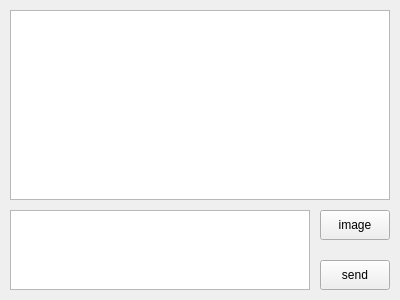
<?xml version="1.0" encoding="UTF-8"?>
<ui version="4.0">
 <class>Widget</class>
 <widget class="QWidget" name="Widget">
  <property name="geometry">
   <rect>
    <x>0</x>
    <y>0</y>
    <width>400</width>
    <height>300</height>
   </rect>
  </property>
  <property name="windowTitle">
   <string>Server</string>
  </property>
  <widget class="QTextEdit" name="textMsg">
   <property name="geometry">
    <rect>
     <x>10</x>
     <y>10</y>
     <width>380</width>
     <height>190</height>
    </rect>
   </property>
  </widget>
  <widget class="QTextEdit" name="textInput">
   <property name="geometry">
    <rect>
     <x>10</x>
     <y>210</y>
     <width>300</width>
     <height>80</height>
    </rect>
   </property>
  </widget>
  <widget class="QPushButton" name="btnImage">
   <property name="geometry">
    <rect>
     <x>320</x>
     <y>210</y>
     <width>70</width>
     <height>30</height>
    </rect>
   </property>
   <property name="text">
    <string>image</string>
   </property>
  </widget>
  <widget class="QPushButton" name="btnSend">
   <property name="geometry">
    <rect>
     <x>320</x>
     <y>260</y>
     <width>70</width>
     <height>30</height>
    </rect>
   </property>
   <property name="text">
    <string>send</string>
   </property>
  </widget>
 </widget>
 <layoutdefault spacing="6" margin="11"/>
 <resources/>
 <connections/>
</ui>
